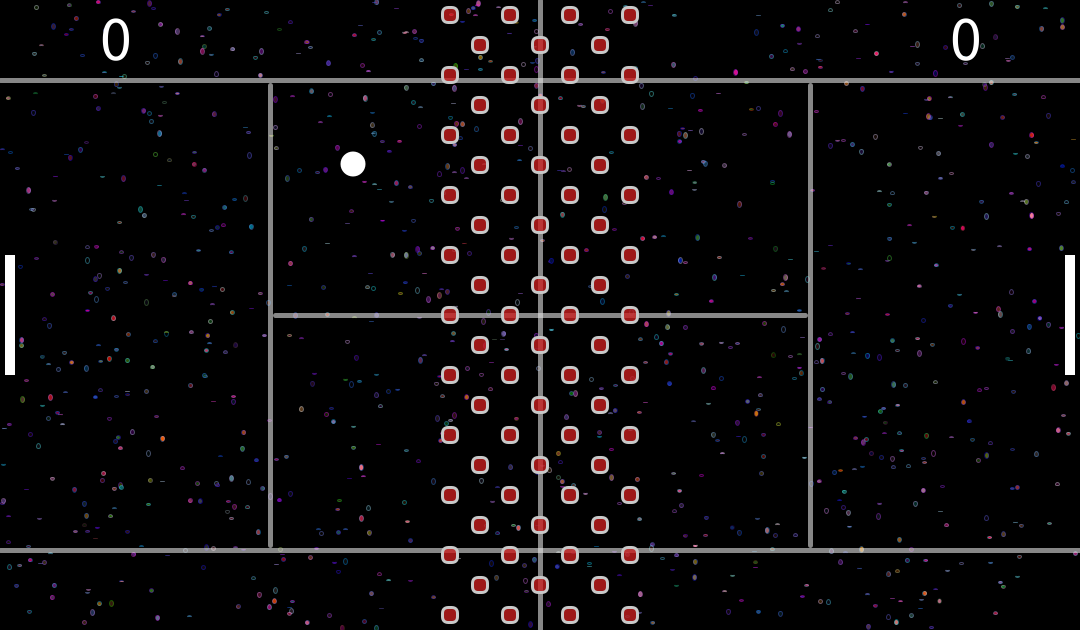
Frame 1 (no input)
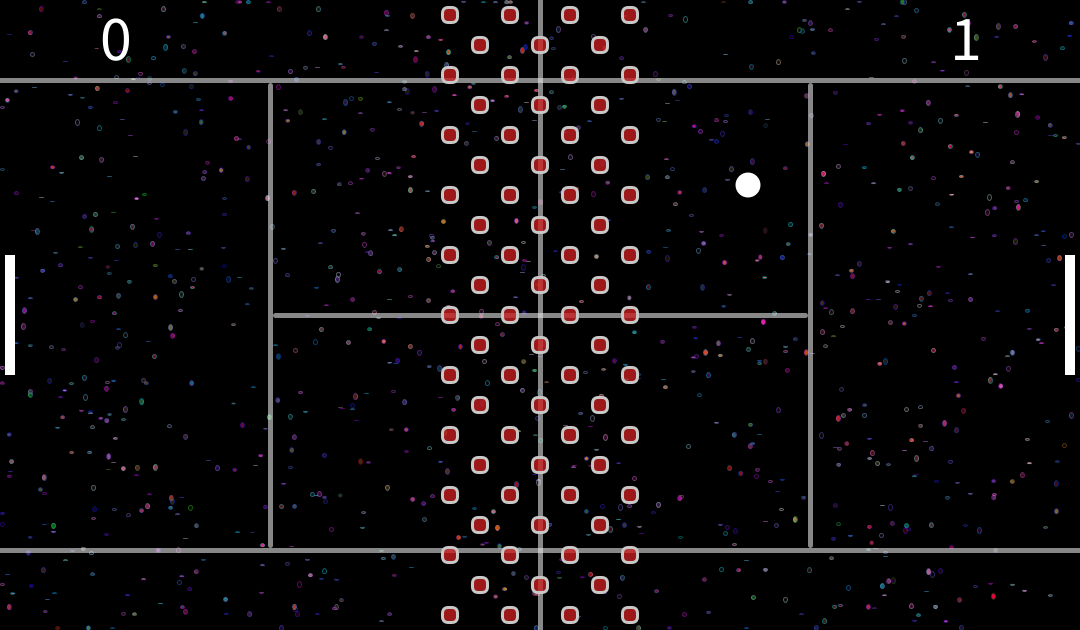
Frame 60 (the mouse pressed at the canvas centre just before this capture)
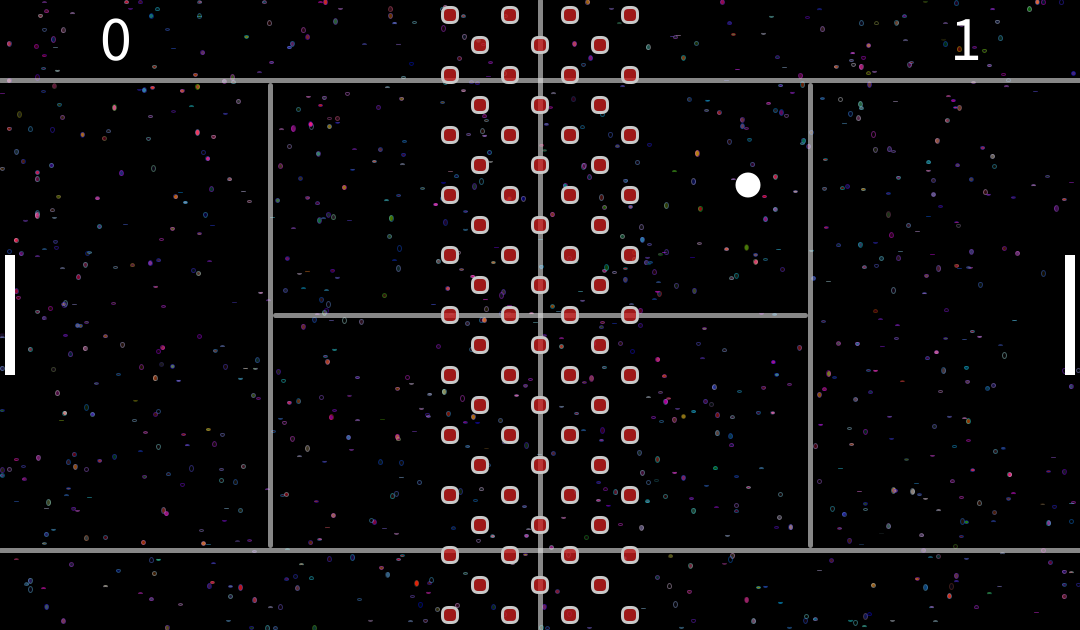
Frame 120 (the mouse held since frame 60 and released just before this capture)

The Processing sketch that drew these frames (run headless with seeded random() and noise(); from frame 60 on, the mouse is pressed at the canvas centre):

// Processing sketch: midterm_project
// ── midterm_project.pde
// ********************
// PONG MIDTERM GAME
// Main game class
// The purpose of the game is to remove all the obsticles by hiting them with the ball,
// and at the same time, not to let the ball pass by the player's paddle.
// Player that lost the ball most time when the last obsticle is gone, loses the game.
// CART 253-B
// Due 18 October, 2017
// ********************

// Declearing background objects of the game
Bugs backgroundBugs;
Field backgroundField;

// Declaring the ball object
Ball ball;

// Declaring paddle bjects
Paddle paddleLeft;
Paddle paddleRight;

// Declaring obsticles
Obsticles obsticles;

// Declaring the scores
int scoreLeft;
int scoreRight;
int numberObsticlesActive;

void setup() {
  size(1080, 630);
  background(0);
  resetGame();
}

// Resetting the game to initial state
void resetGame() {
  // Initializing active objects of the game
  backgroundBugs = new Bugs();
  backgroundField = new Field();
  ball = new Ball(width/3, height/4, 25);
  obsticles = new Obsticles();
  scoreLeft = 0;
  scoreRight = 0;
  
  // Initializing left paddle (move up/down with "w"-87 and "x"-88 keys)
  paddleLeft = new Paddle(true, 10, 120, 10, 87, 88);
  
  // Initializing left paddle (move up/down with "UP"-38 and "DOWN"-40 keys)
  paddleRight = new Paddle(false, 10, 120, 10, 38, 40);
}

void draw() {
  background(0);
  
  // If active obsticles are present in the game,
  // continue playing
  if (numberObsticlesActive > 0) {
    // Handling objects states and updating their positions 
    backgroundBugs.moveBugs();
    ball.handleBall();
    paddleLeft.handleBall(ball);
    paddleRight.handleBall(ball);  
    obsticles.handleBall(ball);
  
    // Drawing the objects
    backgroundBugs.displayBugs();
    backgroundField.displayField();
    ball.displayBall();
    paddleLeft.display();
    paddleRight.display();
    obsticles.display();
    
    // Drawing the scores
    fill(255);
    textSize(64);
    text(scoreLeft, 100, 60);
    text(scoreRight, width - 130, 60);
  }
  
  // If no active obsticle is left in the game,
  // stop the game
  else {
    fill(255);
    textSize(64);
    text("Game Finished", 300, 300);
    if (scoreLeft > scoreRight) {
      text("Right Player Won", 270, 400);
    }
    else if (scoreLeft < scoreRight) {
      text("Left Player Won", 290, 400);
    }
    else {
      text("It's a draw", 370, 400);
    }
  }
  
  println(numberObsticlesActive);
}

// Resetting the game if mouse pressed
void mousePressed() {
  resetGame();
}

// Moving the paddles
void keyPressed() {
  paddleLeft.movePaddle(keyCode);
  paddleRight.movePaddle(keyCode);
}

// Stop moving the paddles
void keyReleased() {
  paddleLeft.stopPaddle(keyCode);
  paddleRight.stopPaddle(keyCode);
}
// ── Ball.pde
// ********************
// PONG MIDTERM GAME
// Ball class
// Represents the ball that people play with in the game.
// CART 253-B
// Due 18 October, 2017
// ********************

class Ball {
  
  // Declaring the class variables
  float x;
  float y;
  float vX;
  float vY;
  float speed = 7;
  float size;
  
  Ball(float tempX, float tempY, float tempSize) {
    // Initializing
    x = tempX;
    y = tempY;
    size = tempSize;
    vX = -speed;
    vY = speed;
  }
  
  // Handle ball movements
  void handleBall() {
    moveBall();
    resetBall();
    if (y > height - size/2 || y < 0 + size/2) {
      bounceY();
    }
  }
  
  // Moving ball according to its speed
  void moveBall() {
    x += vX;
    y += vY;
  }
  
  // Resetting ball if it is out of the field
  void resetBall() {
    // Out to the right
    if (x - size > width) {
      x = width/3;
      y = height/4;
      vX = -speed;
      vY = speed;
      // Udating the "global" left score varible
      scoreLeft++;
    }
    // Out to the left
    if (x + size < 0) {
      x = width - width/3;
      y = height/4;
      vX = speed;
      vY = speed;
      // Udating the "global" right score varible
      scoreRight++;
    }
  }
  
  // Bouncing the ball from horizontal surface
  void bounceY() {
    vY = -vY;
  }
  
  // Bouncing the ball from vertical surface
  void bounceX() {
    bounceX(0);
  }
  
  // Bouncing the ball from vertical surface with coefficient
  // to manage the bouncing angle
  void bounceX(float k) {
    vX = -vX + k;
  }
  
  // Drawing the ball
  void displayBall() {
    noStroke();
    fill(255);
    ellipse(x, y, size, size);
  }
}
// ── Bug.pde
// ********************
// PONG MIDTERM GAME
// Background bug class
// Represents a single object in the background noise
// CART 253-B
// Due 18 October, 2017
// ********************

class Bug {
  
  // Declaring the class variables
  float x;
  float y;
  float size = 5;
  float speed = 7;

  Bug(float tempX, float tempY, float tempSize) {
    // Initializing
    x = tempX;
    y = tempY;  
    size = tempSize;
  }
  
  // Handle bug movements
  void moveBug() {
    // Randomly assigning the directin to move to
    int direction = int(random(4));
    if (direction == 0) {
      x += speed;
    }
    else if (direction == 1) {
      x -= speed;
    }
    else if (direction == 2) {
      y += speed;
    }
    else {
      y -= speed;
    }
    x = constrain(x, 0 + size/2, width - size/2);
    y = constrain(y, 0 + size/2, height - size/2);
  }
  
  // Drawing the bug
  void display() {
    stroke(random(255), random(255), random(2585), 100);
    strokeWeight(1);
    fill(random(255), random(150), random(175), random(250));
    ellipse(x, y, size, random(6));
  }
}
// ── Bugs.pde
// ********************
// PONG MIDTERM GAME
// Background bugs class
// Represents an array of bug objects (i.e. the background noise)
// CART 253-B
// Due 18 October, 2017
// ********************

class Bugs {
  
  // Declaring the array
  Bug [] bug = new Bug [1000];

  Bugs() {
    // Initializing the array
    for (int i = 0; i < bug.length; i++) {
      bug[i] = new Bug(random(width), random(height), 4);
    }
  }
  
  // Moving the bugs
  void moveBugs() {
    for (int i = 0; i < bug.length; i++) {
      bug[i].moveBug();
    }
  }
  
  // Drawing the bugs
  void displayBugs() {
    for (int i = 0; i < bug.length; i++) {
      bug[i].display();
    }
  }
}
// ── Field.pde
// ********************
// PONG MIDTERM GAME
// Background field class
// Reppresents the game field (as a decoration for the game)
// CART 253-B
// Due 18 October, 2017
// ********************

class Field {

  Field() {
  }
  
  // Drawing the "static" field in the game
  void displayField() {
    stroke(230, 150);
    strokeWeight(5);
    fill(0);
    line(width/2, 0, width/2, height);
    line(0, 80, width, 80);
    line(0, height-80, width, height-80);
    line(270, 85, 270, height-85);
    line(810, 85, 810, height-85);
    line(275, height/2, 805, height/2);
  }
}
// ── Obsticle.pde
// ********************
// PONG MIDTERM GAME
// Obsticle class
// Represents a single obsticle in the game.
// CART 253-B
// Due 18 October, 2017
// ********************

class Obsticle {
  
  // Declaring the class variables
  float x;
  float y;
  float size;
  boolean active;
  
  Obsticle(float tempX, float tempY, float tempSize) {
    // Initializing
    x = tempX;
    y = tempY;
    size = tempSize;
    active = true;
  }
  
  // Handling the interactions with the ball
  void handleBall(Ball ball) {
    if (active) {
      // Checking if obticle is touched by the ball
      // and disabling the obsticle, if touched
      if (isTouchedHorizontal(ball)) {
        ball.bounceX();
        active = false;
      }
      else if(isTouchedVertical(ball)) {
        ball.bounceY();
        active = false;
      }
    }
  }
  
  // Checking if ball crosses into the obsticle from left or right sides
  boolean isTouchedHorizontal(Ball ball) {
    if (ball.x + ball.size/2 > x -  size/2 && ball.x - ball.size/2 < x + size/2 && ball.y < y + size/2 && ball.y > y - size/2) {
      return true;
    }
    return false;
  }
  
  // Checking if ball crosses into the obsticle from top or bottom sides
  boolean isTouchedVertical(Ball ball) {
    if (ball.y + ball.size/2 > y - size/2 && ball.y - ball.size/2 < y + size/2 && ball.x < x + size/2 && ball.x > x - size/2) {
      return true;
    }
    return false;
  }
  
  // Drawing the obsticle
  void displayObstacle() {
    if (active) {
      rectMode(CENTER);
      stroke(200);
      strokeWeight(3);
      fill(200, 30, 30, 200);
      rect(x, y, size, size, 6);
    }
  }
}
// ── Obsticles.pde
// ********************
// PONG MIDTERM GAME
// Obsticles class
// Represents a collection of obsticles in the game.
// CART 253-B
// Due 18 October, 2017
// ********************

class Obsticles {
  
  // Declaring the obsticles arrays
  Obsticle[][] obsticlesOdd = new Obsticle[4][11];
  Obsticle[][] obsticlesEven = new Obsticle[3][10];
  
  // Obsticle size
  int size = 15;

  Obsticles() {
    // Initializing the arrays and positioning the obsticles
    int dist = -90;
    for (int i = 0; i < obsticlesOdd.length; i++) {
      for (int j = 0; j < obsticlesOdd[i].length; j++) {
        obsticlesOdd[i][j] = new Obsticle(width/2 + dist, 0 + size + j*60, size);
      }
      dist += 60;
    }
    int dist2 = -60;
    for (int i = 0; i < obsticlesEven.length; i++) {
      for (int j = 0; j < obsticlesEven[i].length; j++) {
        obsticlesEven[i][j] = new Obsticle(width/2 + dist2, 30 + size + j*60, size);
      }
      dist2 += 60;
    }
    numberObsticlesActive = 11*4 + 10*3;
  }

  // Handling the interaction with the ball
  void handleBall(Ball ball) {
    int numberActive = 0;
    for (int i = 0; i < obsticlesOdd.length; i++) {
      for (int j = 0; j < obsticlesOdd[i].length; j++) {
        obsticlesOdd[i][j].handleBall(ball);
        if (obsticlesOdd[i][j].active) {
          numberActive++;
        }
      }
    }
    for (int i = 0; i < obsticlesEven.length; i++) {
      for (int j = 0; j < obsticlesEven[i].length; j++) {
        obsticlesEven[i][j].handleBall(ball);
        if (obsticlesEven[i][j].active) {
          numberActive++;
        }
      }
    }
    numberObsticlesActive = numberActive;
  }
  
  // Drawing the obsticles
  void display() {
    for (int i = 0; i < obsticlesOdd.length; i++) {
      for (int j = 0; j < obsticlesOdd[i].length; j++) {
        obsticlesOdd[i][j].displayObstacle();
      }
    }
    for (int i = 0; i < obsticlesEven.length; i++) {
      for (int j = 0; j < obsticlesEven[i].length; j++) {
        obsticlesEven[i][j].displayObstacle();
      }
    }
  }
}
// ── Paddle.pde
// ********************
// PONG MIDTERM GAME
// Paddle class
// Represents the paddle that moves and bounces the ball.
// Could be for left and right players.
// CART 253-B
// Due 18 October, 2017
// ********************

class Paddle {
  
  // Declaring the class variables
  float x;
  float y;
  float vX;
  float vY;
  float speed;
  float sizeX;
  float sizeY;
  
  // Holds the key codes that move the paddle up and down
  int codeUp;
  int codeDown;

  Paddle(boolean isLeft, float tempSizeX, float tempSizeY, float tempSpeed, int tempCodeUp, int tempCodeDown) {
    // Initializing the paddle
    if (isLeft) {
      // If for the left player
      x = tempSizeX;
      y = height / 2;
    }
    else {
      // If for the right player
      x = width - tempSizeX;
      y = height / 2;
    }
    speed = tempSpeed;
    sizeX = tempSizeX;
    sizeY = tempSizeY;
    codeUp = tempCodeUp;
    codeDown = tempCodeDown;
  }
  
  // Checking if paddle is touched by the ball from left or right sides
  boolean isTouchedHorizontal(Ball ball) {
    if (ball.x + ball.size/2 > x -  sizeX/2 && ball.x - ball.size/2 < x + sizeX/2 && ball.y < y + sizeY/2 && ball.y > y - sizeY/2) {
      return true;
    }
    return false;
  }
  
  // Checking if paddle is touched by the ball from top or bottom sides
  boolean isTouchedVertical(Ball ball) {
    if (ball.y + ball.size/2 > y - sizeY/2 && ball.y - ball.size/2 < y + sizeY/2 && ball.x < x + sizeX/2 && ball.x > x - sizeX/2) {
      return true;
    }
    return false;
  } 
  
  // Handling the ball bouncing from the paddle
  void handleBall(Ball ball) {
    if (isTouchedHorizontal(ball)) {
      float h = sizeY/2;
      float k = random(-0.5, 0.5);
      if (ball.y > y) {
        float dif = ball.y - y;
        if (dif > h - h/3) {
          k = random(0.5, 1);
        }
        else if (dif > h - h/2) {
          k = random(0, 0.5);
        }
      }
      else {
        float dif = y - ball.y;
        if (dif > h - h/3) {
          k = random(-1, -0.5);;
        }
        else if (dif > h - h/2) {
          k = random(-0.5, 0);;
        }
      }
      ball.bounceX(k);
    }
    else if (isTouchedVertical(ball)) {
      ball.bounceY();
    }
  }
  
  // Moving the paddle if the right keys are pressed
  void movePaddle(int kCode) {
    if (kCode == codeUp) {
      vY = -speed;
    } else if (kCode == codeDown) {
      vY = speed;
    }
  }
  
  void stopPaddle(int kCode) {
    if (kCode == codeUp || kCode == codeDown) {
      vY = 0;
    }
  }
  
  // Drawing the paddle
  void display() {
    y += vY;
    y = constrain(y, sizeY/2, height - sizeY/2);
    noStroke();
    fill(255);
    rectMode(CENTER);
    rect(x, y, sizeX, sizeY);
  }
}
